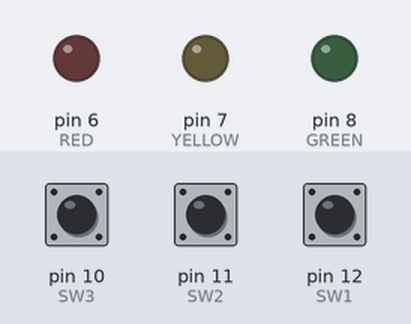
The sketch below on a simulated Arduino Uno, built with avr-gcc and run on an emulated ATmega328P. Shown: output pins drawn as LEDs (lit = HIGH). Dashed ring = blinking. The test bench sets the inputs (shaded band); at power-on: pin 11 (SW2) HIGH, pin 10 (SW3) HIGH, pin 12 (SW1) HIGH.

Above: at 1.2 s.
1.3 s: pin 11 (SW2) pulled LOW for 0.15 s
At 1.6 s:
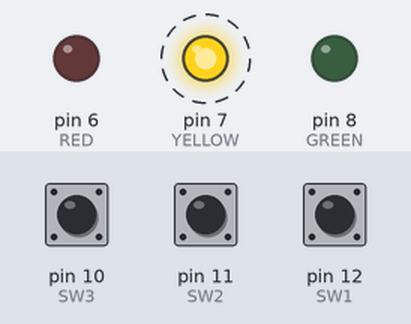
4.3 s: pin 10 (SW3) pulled LOW for 1 s
At 6.5 s:
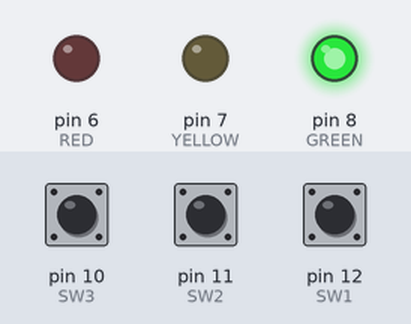
8.3 s: pin 12 (SW1) pulled LOW for 3.2 s
At 12.0 s:
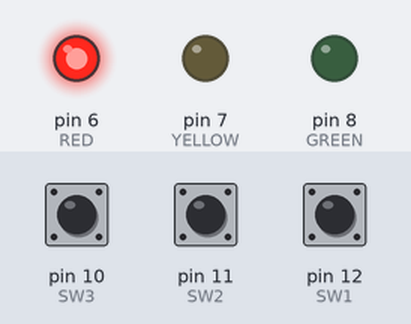
13.0 s: pin 10 (SW3) pulled LOW for 3.2 s
At 14.64 s:
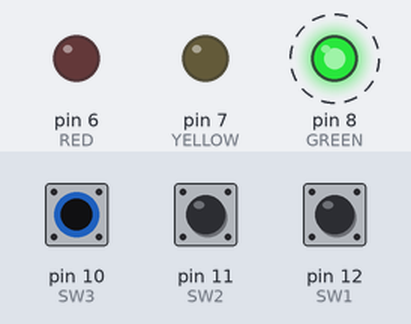
17.7 s: pin 11 (SW2) pulled LOW for 3.2 s
At 23.0 s:
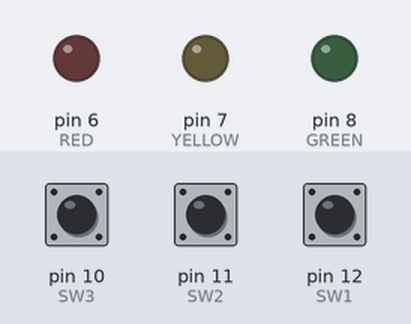
Timing chart, 0 to 24.5 s (numbered marks = the images above; inputs shaded):
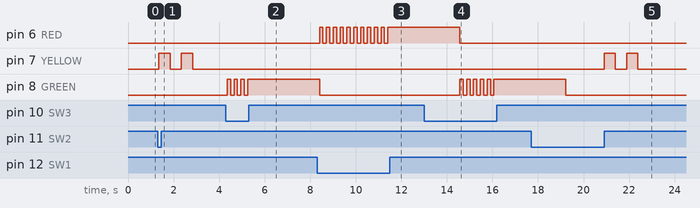

The sketch:

ITC_Assignment_09.ino
```cpp
#include <Arduino_FreeRTOS.h>
#include "queue.h"
#include "semphr.h"//create handle for the mutex. It will be used to referencemutex

#define RED     6
#define YELLOW  7
#define GREEN   8

#define SW1     12   //control red
#define SW2     11   //control yellow
#define SW3     10   //control green

#define debounce 44

SemaphoreHandle_t redMutex, greenMutex;
QueueHandle_t redQueue, yellowQueue, greenQueue;

//Semaphore เป็นโครงสร้างข้อมูลที่สามารถเก็บสิ่งที่เรียกว่า Tokens
/*
task สามารถดึง Token ออกจาก Semaphore ได้ ถ้ายังมีเหลืออยู่ แต่ถ้าในขณะนั้นไม่มีเหลืออยู่ ทาส์กที่ต้องการจะนำ Token ออกไป (Take)
จะถูกเปลี่ยนสถานะจาก RUNNING เป็น BLOCKED เพื่อหยุดรอ และรอจนกว่า จะมี Token ถูกนำมาใส่กลับคืนมา (อย่างน้อยต้องมี 1) ทาส์กดังกล่าวจึงจะสามารถขอ Token ใหม่อีกครั้งได้
*/

//xSemaphoreTake() นำ Token ออกจากเซมาฟอร์
//xSemaphoreGive() นำ Token มาใส่คืนลงในเซมาฟอร์
void setup()
{
  Serial.begin(9600);
  //Serial.print("pdMS_TO_TICKS(3000) = ");
  //Serial.println(pdMS_TO_TICKS(3000));

  redQueue = xQueueCreate(1, sizeof(bool));//xQueueCreate(10, sizeof(int32_t));
  yellowQueue = xQueueCreate(1, sizeof(bool)); //xQueueCreate(10, sizeof(int32_t));
  greenQueue = xQueueCreate(1, sizeof(bool)); //xQueueCreate(10, sizeof(int32_t));
  redMutex = xSemaphoreCreateMutex();
  greenMutex = xSemaphoreCreateMutex();
  xSemaphoreGive(redMutex);
  xSemaphoreGive(greenMutex);

  xTaskCreate(red_button,     "control red btn"   ,    100, NULL, 1, NULL);
  xTaskCreate(yellow_button,  "control yellow btn", 100, NULL, 1, NULL);
  xTaskCreate(green_button,   "control green btn" ,  100, NULL, 1, NULL);

  xTaskCreate(red,            "red",                100, NULL, 1, NULL);
  xTaskCreate(yellow,         "yellow",             100, NULL, 1, NULL);
  xTaskCreate(green,          "green",              100, NULL, 1, NULL);
}

unsigned long  pastTime = 0;
void red_button(void  *pvParameters)
{
  pinMode(SW1, INPUT_PULLUP);
  while (1)
  {
    if (digitalRead(SW1) == LOW && millis() - pastTime >= debounce  )
    {
      pastTime = millis();
      xQueueSend(redQueue, NULL, 0);
    }
    vTaskDelay(10);
  }
}
void yellow_button(void  *pvParameters)
{
  pinMode(SW2, INPUT_PULLUP);
  while (1)
  {
    if (digitalRead(SW2) == LOW  && xSemaphoreTake(redMutex, 0)== pdTRUE && xSemaphoreTake(greenMutex, 0) == pdTRUE && millis() - pastTime >= debounce )
    {
      pastTime = millis();
      xSemaphoreGive(redMutex);
      xSemaphoreGive(greenMutex);
      xQueueSend(yellowQueue, NULL, 0);
    }
    vTaskDelay(10);
  }
}
void green_button(void  *pvParameters)
{
  pinMode(SW3, INPUT_PULLUP);
  while (1)
  {
    if (digitalRead(SW3) == LOW && xSemaphoreTake(redMutex, 0) == pdTRUE && millis() - pastTime >= debounce)
    {
      pastTime = millis();
      xSemaphoreGive(redMutex); //ถ้าไม่มีจะกดปุมเขียวซํ้าไม่ได้
      xQueueSend(greenQueue, NULL, 0);
    }
    vTaskDelay(10);
  }
}
void red(void  *pvParameters)
{
  pinMode(RED, OUTPUT);
  while (1)
  {
    if (xQueueReceive(redQueue, NULL, pdMS_TO_TICKS(3000)) == pdPASS)
    {
      //Serial.println("red pressed");
      digitalWrite(RED,!digitalRead(RED) ); // LED is HIGH and LED will be OFF , if press button again
    }
    else
    {
      digitalWrite(RED, LOW); //LED will be OFF , if time runs out of 3 second
    }
    if (digitalRead(RED)) //if RED LED is HIGH then take token
    {
      xSemaphoreTake(redMutex, 0);
    }
    else
    {
      xSemaphoreGive(redMutex); //if RED LED is LOW then give token
    }
    vTaskDelay(10);
  }
}
void yellow(void  *pvParameters)
{
  pinMode(YELLOW, OUTPUT);
  while (1)
  {
    if (xQueueReceive(yellowQueue, NULL, 0) == pdPASS)
    {
      for (int i = 1 ; i<=2 ; i++)
      {
        digitalWrite(YELLOW, HIGH);
        vTaskDelay(pdMS_TO_TICKS(500)); //50
        digitalWrite(YELLOW, LOW);
        vTaskDelay(pdMS_TO_TICKS(500));
      }
    }
    vTaskDelay(10);
  }
}
void green(void  *pvParameters)
{
  pinMode(GREEN, OUTPUT);
  while (1)
  {
    if (xQueueReceive(greenQueue, NULL, pdMS_TO_TICKS(3000)) == pdPASS)
    {
      digitalWrite(GREEN, !digitalRead(GREEN));
    }
    else
    {
      digitalWrite(GREEN, LOW);
    }
    if (digitalRead(GREEN))
    {
      xSemaphoreTake(greenMutex, 0);
    }
    else
    {
      xSemaphoreGive(greenMutex);
    }
    vTaskDelay(10);
  }
}
void loop() {}
```

Measured:
- after the input at 1.3 s, pin 7 (YELLOW): alternates HIGH for 0.50 s and LOW for 0.50 s, 4 changes in all, then stays LOW, starting after 0.05 s
- after the input at 4.3 s, pin 8 (GREEN): alternates HIGH for 0.15 s and LOW for 0.15 s, 7 changes in all, then stays HIGH, starting after 0.06 s
- after the input at 8.3 s, pin 6 (RED): alternates HIGH for 0.15 s and LOW for 0.15 s, 21 changes in all, then stays HIGH, starting after 0.11 s
- after the input at 13.0 s, pin 8 (GREEN): alternates HIGH for 0.15 s and LOW for 0.15 s, 11 changes in all, then stays HIGH, starting after 1.6 s
- after the input at 17.7 s, pin 7 (YELLOW): alternates HIGH for 0.50 s and LOW for 0.50 s, 4 changes in all, then stays LOW, starting after 3.2 s
